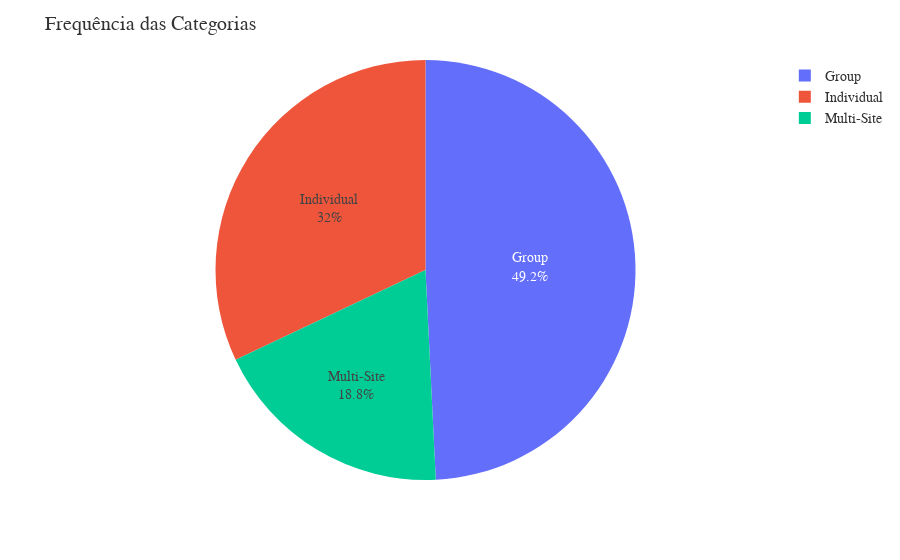

The notebook cell this image was saved under:
### Code cell
# Contar a frequência das categorias
df_count = brazil_database["Type"].value_counts().reset_index()
df_count.columns = ["Type", "Frequência"]

# Criar o gráfico de pizza usando o Plotly Express
fig = px.pie(df_count, values="Frequência", names="Type", labels={"Frequência": "Frequência da Type Categoria"})

# Personalizar a estética do gráfico
fig.update_traces(textposition="inside", textinfo="percent+label")
fig.update_layout(
    title="Frequência das Categorias",
    font=dict(
        family="Arial",
        size=14,
        color="rgb(50, 50, 50)"
    ),
    plot_bgcolor="white",  # Cor do fundo do gráfico
    paper_bgcolor="white",  # Cor do fundo do papel (área fora do gráfico)
)

# Exibir o gráfico
fig.show()

### Figure 1 — Plotly figure (JSON) as saved in the notebook; plotly's stock layout.template omitted (floating-point values rounded to 4 significant figures)
{"data": [{"domain": {"x": [0, 1], "y": [0, 1]}, "hovertemplate": "Type=%{label}<br>Frequência da Type Categoria=%{value}<extra></extra>", "labels": ["Group", "Individual", "Multi-Site"], "legendgroup": "", "name": "", "showlegend": true, "textinfo": "percent+label", "textposition": "inside", "type": "pie", "values": [63, 41, 24]}], "layout": {"font": {"color": "rgb(50, 50, 50)", "family": "Arial", "size": 14}, "legend": {"tracegroupgap": 0}, "margin": {"t": 60}, "paper_bgcolor": "white", "plot_bgcolor": "white", "title": {"text": "Frequência das Categorias"}}}
